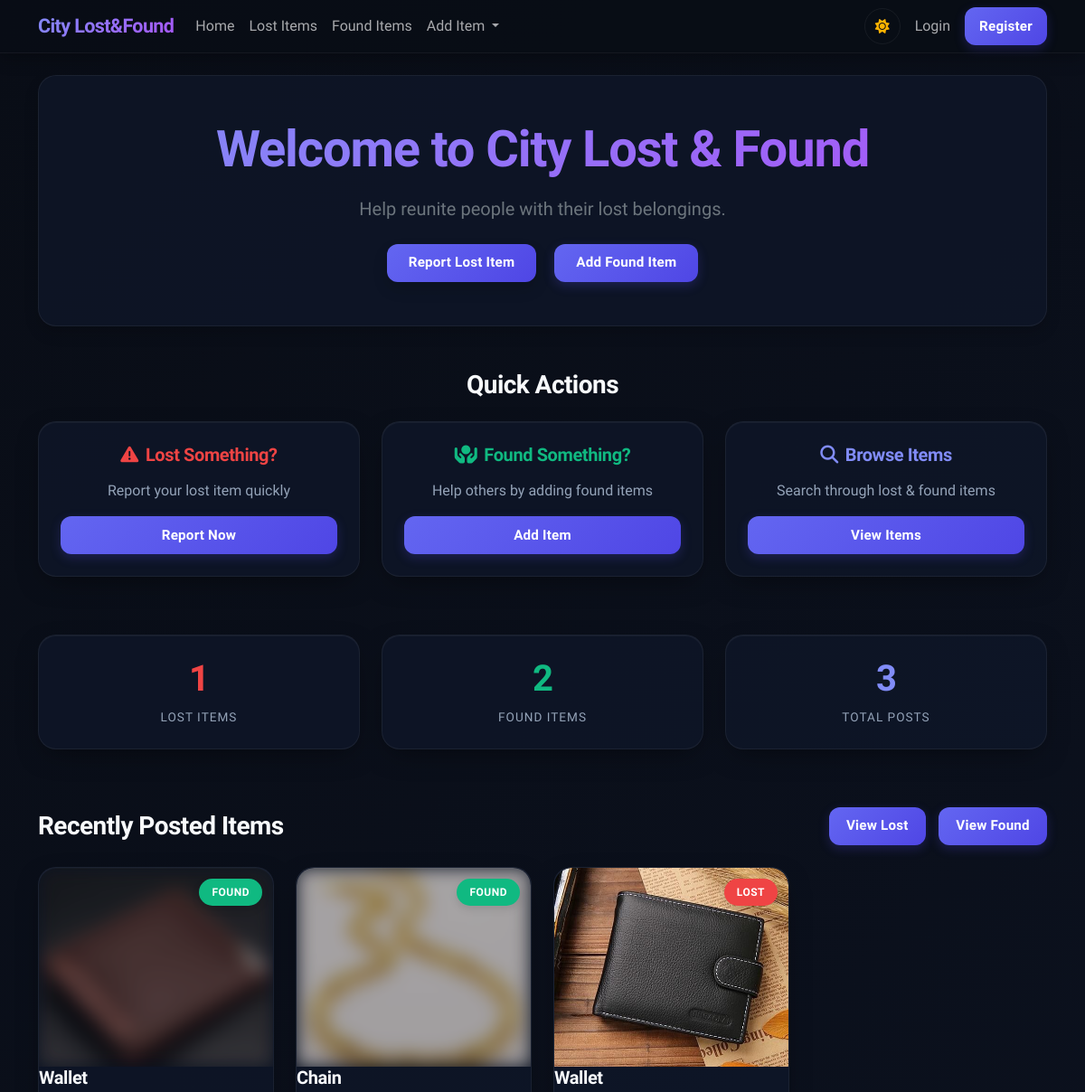
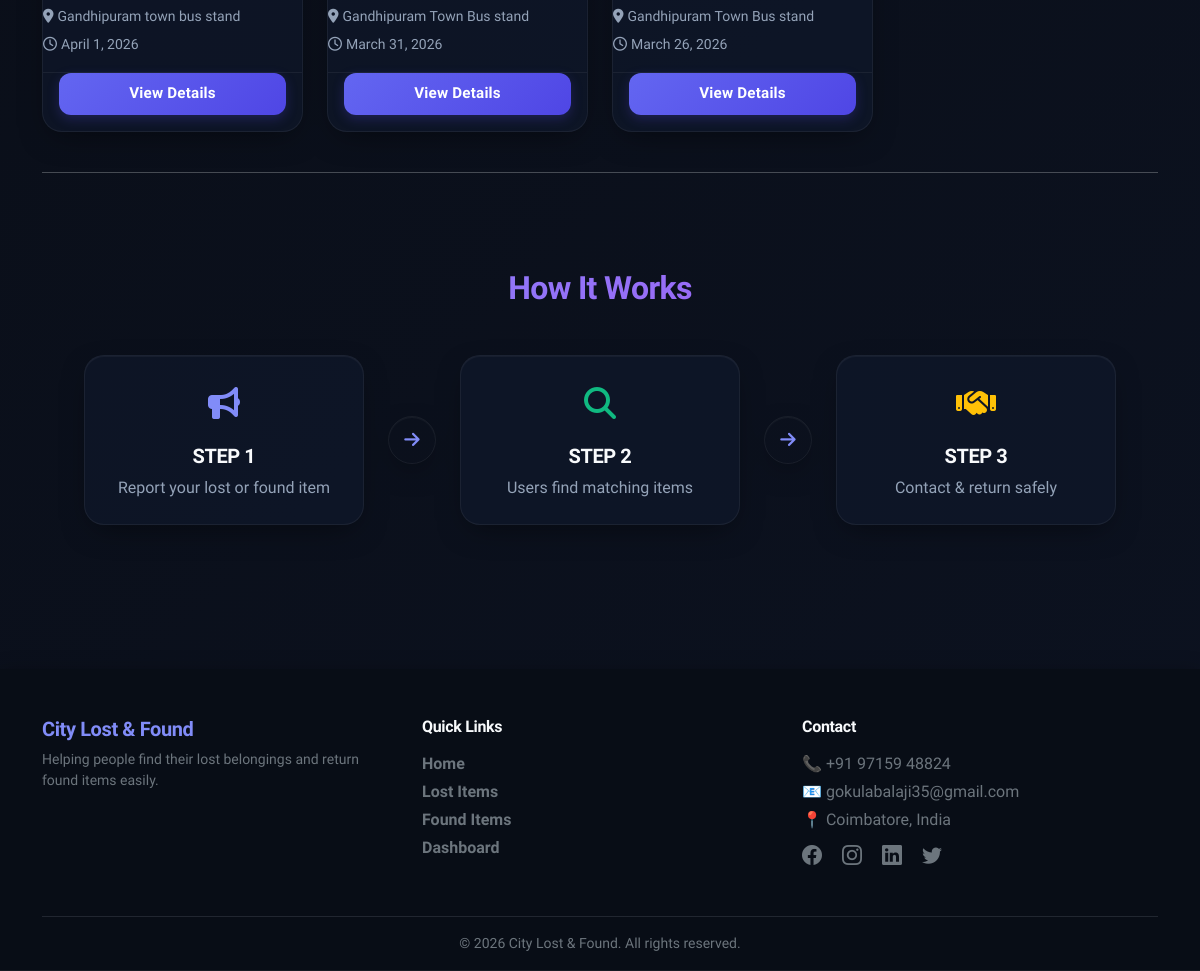
The page / on the database its author committed (2 pictures, top to bottom).
### items/models.py (models this page shows, shortened)
class Item(models.Model):
    STATUS_CHOICES = (
        ('lost', 'Lost'),
        ('found', 'Found'),
    )
    user = models.ForeignKey(User, on_delete=models.CASCADE, null=True, blank=True, related_name='items')
    title = models.CharField(max_length=100)
    description = models.TextField()
    location = models.CharField(max_length=100)
    date = models.DateField()
    contact_number = models.CharField(max_length=15, blank=True, null=True)
    status = models.CharField(max_length=10, choices=STATUS_CHOICES)
    image = models.ImageField(upload_to='items/', null=True, blank=True)

### items/views.py (the view)
# urls.py: path('', views.home, name='home'),
def home(request):
    recent_items = Item.objects.all().order_by('-id')[:8]
    lost_count = Item.objects.filter(status='lost').count()
    found_count = Item.objects.filter(status='found').count()
    total_items = Item.objects.count()
    approved_items = []
    if request.user.is_authenticated:
        approved_items = Claim.objects.filter(
            claimant=request.user,
            status='approved'
        ).values_list('item_id', flat=True)
    return render(request, 'home.html', {
        'recent_items': recent_items,
        'lost_count': lost_count,
        'found_count': found_count,
        'total_items': total_items,
        'approved_items': approved_items,   # 🔥 IMPORTANT
    })

### templates/home.html
{% extends 'index.html' %}
{% block content %}
<div class="hero-section text-center p-5 mb-5 rounded shadow">
    <h1 class="display-4 fw-bold mb-3 neon-text">Welcome to City Lost & Found</h1>
    <p class="lead mb-4 text-secondary">Help reunite people with their lost belongings.</p>
    <div class="mt-4 hero-buttons">
        <a href="{% url 'add_item' 'lost' %}" class="btn gradient-btn btn-lg me-3 px-4 shadow fw-bold ">
            Report Lost Item
        </a>
        <a href="{% url 'add_item' 'found' %}" class="btn gradient-btn btn-lg px-4 fw-bold">
            Add Found Item
        </a>
    </div>
</div>
<div class="row text-center mb-5">
    <h3 class="mb-4 fw-bold">Quick Actions</h3>
    <div class="col-md-4 mb-3">
        <div class="glass-card h-100 p-4">
            <h5 class="fw-bold text-danger mb-3"><i class="fa-solid fa-triangle-exclamation me-2"></i>Lost Something?</h5>
            <p class="text-muted">Report your lost item quickly</p>
            <a href="{% url 'add_item' 'lost' %}" class="btn gradient-btn w-100">Report Now</a>
        </div>
    </div>
    <div class="col-md-4 mb-3">
        <div class="glass-card h-100 p-4">
            <h5 class="fw-bold text-success mb-3"><i class="fa-solid fa-hands-holding-circle me-2"></i>Found Something?</h5>
            <p class="text-muted">Help others by adding found items</p>
            <a href="{% url 'add_item' 'found' %}" class="btn gradient-btn w-100">Add Item</a>
        </div>
    </div>
    <div class="col-md-4 mb-3">
        <div class="glass-card h-100 p-4">
            <h5 class="fw-bold text-primary mb-3"><i class="fa-solid fa-magnifying-glass me-2"></i>Browse Items</h5>
            <p class="text-muted">Search through lost & found items</p>
            <a href="{% url 'list_items' 'lost' %}" class="btn gradient-btn w-100">View Items</a>
        </div>
    </div>
</div>
<div class="row text-center mb-5">
    <div class="col-md-4 mb-3">
        <div class="glass-card p-4">
            <h2 class="fw-bold text-danger mb-0" style="font-size: 2.5rem;">{{ lost_count }}</h2>
            <p class="text-muted mb-0 mt-2 text-uppercase" style="letter-spacing: 1px; font-size: 0.85rem;">Lost Items</p>
        </div>
    </div>
    <div class="col-md-4 mb-3">
        <div class="glass-card p-4">
            <h2 class="fw-bold text-success mb-0" style="font-size: 2.5rem;">{{ found_count }}</h2>
            <p class="text-muted mb-0 mt-2 text-uppercase" style="letter-spacing: 1px; font-size: 0.85rem;">Found Items</p>
        </div>
    </div>
    <div class="col-md-4 mb-3">
        <div class="glass-card p-4">
            <h2 class="fw-bold text-primary mb-0" style="font-size: 2.5rem;">{{ total_items }}</h2>
            <p class="text-muted mb-0 mt-2 text-uppercase" style="letter-spacing: 1px; font-size: 0.85rem;">Total Posts</p>
        </div>
    </div>
</div>
<h3 class="mb-4 d-flex justify-content-between align-items-center">
    Recently Posted Items
    <div>
        <a href="{% url 'list_items' 'lost' %}" class="btn btn-sm gradient-btn me-2">View Lost</a>
        <a href="{% url 'list_items' 'found' %}" class="btn btn-sm gradient-btn">View Found</a>
    </div>
</h3>
<div class="row g-4">
    {% for item in recent_items %}
    <div class="col-lg-3 col-md-4 col-sm-6">
        <div class="glass-card h-100">
            <div class="item-img-container position-relative">
                {% if item.image %}
                    {% if item.status == 'lost' %}
                        <img src="{{ item.image.url }}" class="img-fluid">
                    {% else %}
                        {% if user.is_authenticated %}
                            {% if user == item.user or user.is_superuser or item.id in approved_items %}
                                <img src="{{ item.image.url }}" class="img-fluid">
                            {% else %}
                                <img src="{{ item.image.url }}" class="img-fluid blur-img">
                            {% endif %}
                        {% else %}
                            <img src="{{ item.image.url }}" class="img-fluid blur-img">
                        {% endif %}
                    {% endif %}
                    <span class="status-badge status-{{ item.status }}">
                        {{ item.status|title }}
                    </span>
                {% else %}
                <div class="bg-transparent d-flex align-items-center justify-content-center" style="height:200px;">
                    No Image
                </div>
                {% endif %}
            </div>
            <div class="card-body">
                <h5 style="font-weight: 600;">{{ item.title }}</h5>
                <p class="text-muted mb-1"><small><i class="fa-solid fa-location-dot me-1"></i>{{ item.location }}</small></p>
                <p class="text-muted"><small><i class="fa-regular fa-clock me-1"></i>{{ item.date }}</small></p>
            </div>
            <div class="card-footer border-0 p-3 pt-0">
                <a href="{% url 'item_detail' item.id %}" class="btn gradient-btn w-100">
                    View Details
                </a>
            </div>
        </div>
    </div>
    {% endfor %}
</div>
<br>
<hr>
<div class="mt-5 pt-5 mb-5">
    <h2 class="text-center fw-bold mb-5 neon-text">How It Works</h2>
    <div class="d-flex justify-content-center align-items-center flex-wrap gap-4 text-center">
        <div class="step-box p-4">
            <div class="mb-3 text-primary" style="font-size: 2rem;"><i class="fa-solid fa-bullhorn"></i></div>
            <h5 class="fw-bold mb-2">STEP 1</h5>
            <p class="text-muted mb-0">Report your lost or found item</p>
        </div>
        <div class="arrow-circle"><i class="fa-solid fa-arrow-right"></i></div>
        <div class="step-box p-4">
            <div class="mb-3 text-success" style="font-size: 2rem;"><i class="fa-solid fa-magnifying-glass"></i></div>
            <h5 class="fw-bold mb-2">STEP 2</h5>
            <p class="text-muted mb-0">Users find matching items</p>
        </div>
        <div class="arrow-circle"><i class="fa-solid fa-arrow-right"></i></div>
        <div class="step-box p-4">
            <div class="mb-3 text-warning" style="font-size: 2rem;"><i class="fa-solid fa-handshake"></i></div>
            <h5 class="fw-bold mb-2">STEP 3</h5>
            <p class="text-muted mb-0">Contact & return safely</p>
        </div>
    </div>
</div>
{% endblock %}

### templates/index.html (shortened to what this page needs)
{% load static %}
<!DOCTYPE html>
<html lang="en" data-bs-theme="light">
<head>
    <link href="https://cdn.jsdelivr.net/npm/bootstrap@5.3.2/dist/css/bootstrap.min.css" rel="stylesheet">
    <link href="https://cdn.jsdelivr.net/npm/bootstrap-icons@1.11.1/font/bootstrap-icons.css" rel="stylesheet">
    <link rel="stylesheet" href="https://cdnjs.cloudflare.com/ajax/libs/font-awesome/6.5.0/css/all.min.css">
    <link href="{% static 'css/style.css' %}" rel="stylesheet">
</head>
<body class="d-flex flex-column min-vh-100 {% block body_class %}{% endblock %} fade-in">
    <nav class="navbar navbar-expand-lg glass-nav sticky-top">
        <div class="container">
            <a class="navbar-brand fw-bold" href="{% url 'home' %}">City Lost&Found</a>
            <div class="collapse navbar-collapse" id="navbarNav">
                <ul class="navbar-nav me-auto">
                    <li class="nav-item">
                        <a class="nav-link" href="{% url 'home' %}">Home</a>
                    </li>
                    <li class="nav-item">
                        <a class="nav-link" href="{% url 'list_items' 'lost' %}">Lost Items</a>
                    </li>
                    <li class="nav-item">
                        <a class="nav-link" href="{% url 'list_items' 'found' %}">Found Items</a>
                    </li>
                    <li class="nav-item dropdown">
                        <a class="nav-link dropdown-toggle" href="#" data-bs-toggle="dropdown">
                            Add Item
                        </a>
                    </li>
                </ul>
                <ul class="navbar-nav align-items-center">
                    <li class="nav-item me-2">
                        <button onclick="toggleTheme()" class="theme-toggle-btn" type="button" aria-label="Toggle theme">
                            <i id="themeIcon" class="fa-solid fa-moon"></i>
                        </button>
                    </li>
                    {% if user.is_authenticated %}
                    <li class="nav-item">
                        <a class="nav-link" href="{% url 'dashboard' %}">Dashboard</a>
                    </li>
                    <li class="nav-item">
                        <span class="nav-link text-secondary fw-semibold">
                            Hello,
                            {% if user.first_name %}
                            {{ user.first_name }}
                            {% else %}
                            {{ user.username }}
                            {% endif %}
                        </span>
                    </li>
                    <li class="nav-item">
                        <form action="{% url 'logout' %}" method="post" class="d-inline">
                            {% csrf_token %}
                            <button type="submit" class="btn btn-outline-danger btn-sm ms-2">Logout</button>
                        </form>
                    </li>
                    {% else %}
                    <li class="nav-item">
                        <a class="nav-link" href="{% url 'login' %}">Login</a>
                    </li>
                    <li class="nav-item">
                        <a class="btn gradient-btn btn-sm fw-bold px-3 ms-2 register-btn" href="{% url 'register' %}">Register</a>
                    </li>
                    {% endif %}
                </ul>
            </div>
        </div>
    </nav>
    <div class="container mt-4 mb-5">
        <main class="flex-grow-1">
            {% block content %}{% endblock %}
        </main>
    </div>
    <footer class="pt-5 pb-3 mt-5 glass-nav text-secondary">
        <div class="container">
            <div class="row">
                <div class="col-md-4 mb-4">
                    <h5 class="fw-bold text-primary">City Lost & Found</h5>
                    <p class="small">
                        Helping people find their lost belongings and return found items easily.
                    </p>
                </div>
                <div class="col-md-4 mb-4">
                    <h6 class="fw-bold mb-3">Quick Links</h6>
                    <ul class="list-unstyled">
                        <li class="mb-1"><a href="{% url 'home' %}" class="text-secondary text-decoration-none">Home</a></li>
                        <li class="mb-1"><a href="{% url 'list_items' 'lost' %}" class="text-secondary text-decoration-none">Lost Items</a></li>
                        <li class="mb-1"><a href="{% url 'list_items' 'found' %}" class="text-secondary text-decoration-none">Found Items</a></li>
                        <li class="mb-1"><a href="{% url 'dashboard' %}" class="text-secondary text-decoration-none">Dashboard</a></li>
                    </ul>
                </div>
                <div class="col-md-4 mb-4">
                    <h6 class="fw-bold mb-3">Contact</h6>
                    <p class="mb-1">📞 +91 97159 48824</p>
                    <p class="mb-1">📧 gokulabalaji35@gmail.com</p>
                    <p class="mb-2">📍 Coimbatore, India</p>
                    <div class="mt-2">
                        <a href="#" class="text-secondary me-3 fs-5"><i class="bi bi-facebook"></i></a>
                        <a href="#" class="text-secondary me-3 fs-5"><i class="bi bi-instagram"></i></a>
                        <a href="#" class="text-secondary me-3 fs-5"><i class="bi bi-linkedin"></i></a>
                        <a href="#" class="text-secondary fs-5"><i class="bi bi-twitter"></i></a>
                    </div>
                </div>
            </div>
            <hr class="border-secondary opacity-25">
            <div class="text-center small">
                © 2026 City Lost & Found. All rights reserved.
            </div>
        </div>
    </footer>
</body>
</html>

### rows shown on the page
Item: image (picture), status "FOUND", title "Wallet", location "Gandhipuram town bus stand", date "April 1, 2026"
Item: image (picture), status "FOUND", title "Chain", location "Gandhipuram Town Bus stand", date "March 31, 2026"
Item: image (picture), status "LOST", title "Wallet", location "Gandhipuram Town Bus stand", date "March 26, 2026"

### other values the page prints
{{ lost_count }} "1"
{{ found_count }} "2"
{{ total_items }} "3"
